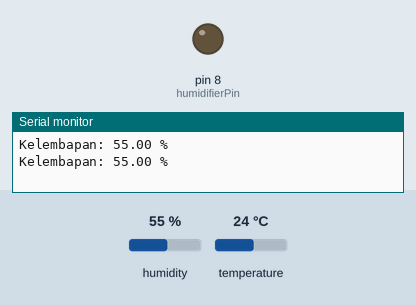
Bench run of a sketch on a simulated Arduino Uno, built with avr-gcc and run on an emulated ATmega328P. On the bench: output pins drawn as LEDs (lit = HIGH), the last lines printed to the serial monitor. Inputs (shaded band) come from the test bench; at power-on: humidity 55 %, temperature 24 °C.

Above: at 2.8 s.
2.9 s: humidity set to 41 %
5.6 s: humidity set to 38 %
At 6.9 s:
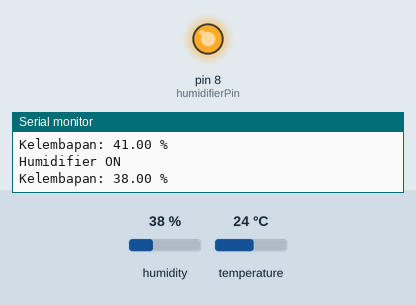
Timing chart, 0 to 8.6 s (numbered marks = the images above; inputs shaded):
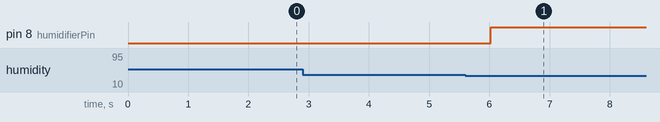

The sketch:

modulhumidifier_relay.ino
```cpp
#include <DHT.h>

// Definisi pin dan tipe sensor
#define DHTPIN 2          // Pin untuk sensor DHT22 terhubung
#define DHTTYPE DHT22     // Jenis sensor DHT

// Inisialisasi sensor DHT
DHT dht(DHTPIN, DHTTYPE);

const int humidifierPin = 8; // Pin kontrol untuk relay humidifier
const int humidityThresholdLow = 40; // Batas bawah kelembapan (%)
const int humidityThresholdHigh = 60; // Batas atas kelembapan (%)

void setup() {
  Serial.begin(9600);      // Memulai komunikasi serial
  dht.begin();             // Memulai sensor DHT22
  pinMode(humidifierPin, OUTPUT); // Mengatur pin humidifier sebagai output
  digitalWrite(humidifierPin, LOW); // Matikan humidifier saat awal
}

void loop() {
  // Baca kelembapan dari sensor DHT22
  float humidity = dht.readHumidity();

  // Periksa apakah pembacaan dari sensor berhasil
  if (isnan(humidity)) {
    Serial.println("Gagal membaca data dari sensor DHT22!");
    return;
  }

  // Kontrol humidifier berdasarkan kelembapan
  if (humidity < humidityThresholdLow) {
    digitalWrite(humidifierPin, HIGH); // Nyalakan relay untuk humidifier
    Serial.println("Humidifier ON");
  } else if (humidity > humidityThresholdHigh) {
    digitalWrite(humidifierPin, LOW); // Matikan relay untuk humidifier
    Serial.println("Humidifier OFF");
  }

  // Tampilkan nilai kelembapan di Serial Monitor
  Serial.print("Kelembapan: ");
  Serial.print(humidity);
  Serial.println(" %");

  delay(2000); // Tunggu selama 2 detik sebelum pembacaan ulang
}
```

Measured:
- the behaviour switches between 40 and 39 % on humidity (found by bisection; images 0 and 1)
- after the input at 5.6 s, pin 8 (humidifierPin): LOW → HIGH after 0.42 s
